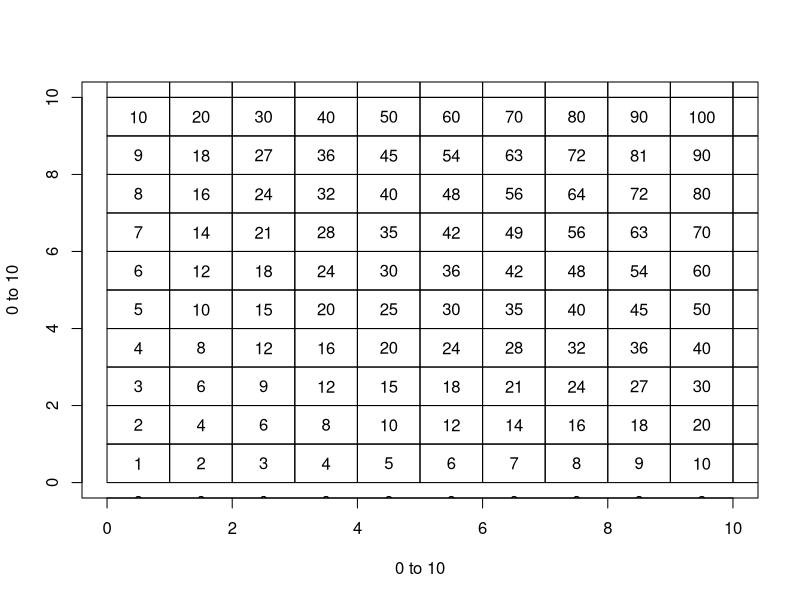

Generate this figure with R:

############### create pdf file############################################################
pdf("1_Multiplication table.pdf")
#################### Creating a plot and save to pdf ######################################

plot(10:0,10:0,type = "n",xlab = "0 to 10", ylab = "0 to 10") # draw an empty plot
for (i in 0:10) {
  for (j in 0:10) {
    ij<- i*j
    x_coord=c(j,j+1,j+1,j)
    print(paste("x_coord=>",x_coord))
    y_coord=c(i,i,i+1,i+1)
    print(paste("y_coord=>",y_coord))
    polygon(x_coord,y_coord )
    # text(x_coord-0.5,y_coord-0.5, labels=ij)
    text(j-0.5,i-0.5 , labels=ij)
    }
}
# Closing the graphical device
dev.off()
